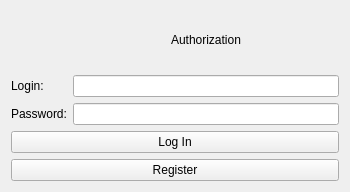
<?xml version="1.0" encoding="UTF-8"?>
<ui version="4.0">
 <class>auth_window</class>
 <widget class="QWidget" name="auth_window">
  <property name="geometry">
   <rect>
    <x>0</x>
    <y>0</y>
    <width>350</width>
    <height>192</height>
   </rect>
  </property>
  <property name="windowTitle">
   <string>Form</string>
  </property>
  <layout class="QHBoxLayout" name="horizontalLayout">
   <item>
    <layout class="QGridLayout" name="gridLayout">
     <item row="4" column="0" colspan="2">
      <widget class="QPushButton" name="loginPushButton">
       <property name="text">
        <string>Log In</string>
       </property>
      </widget>
     </item>
     <item row="5" column="0" colspan="2">
      <widget class="QPushButton" name="registerPushButton">
       <property name="text">
        <string>Register</string>
       </property>
      </widget>
     </item>
     <item row="2" column="1">
      <widget class="QLineEdit" name="lineEdit_2"/>
     </item>
     <item row="1" column="0">
      <widget class="QLabel" name="label_2">
       <property name="text">
        <string>Login:</string>
       </property>
      </widget>
     </item>
     <item row="1" column="1">
      <widget class="QLineEdit" name="lineEdit"/>
     </item>
     <item row="2" column="0">
      <widget class="QLabel" name="label">
       <property name="text">
        <string>Password:</string>
       </property>
      </widget>
     </item>
     <item row="0" column="1">
      <widget class="QLabel" name="labelWelcome">
       <property name="text">
        <string>Authorization</string>
       </property>
       <property name="alignment">
        <set>Qt::AlignCenter</set>
       </property>
      </widget>
     </item>
    </layout>
   </item>
  </layout>
 </widget>
 <tabstops>
  <tabstop>loginPushButton</tabstop>
  <tabstop>registerPushButton</tabstop>
 </tabstops>
 <resources/>
 <connections/>
</ui>
